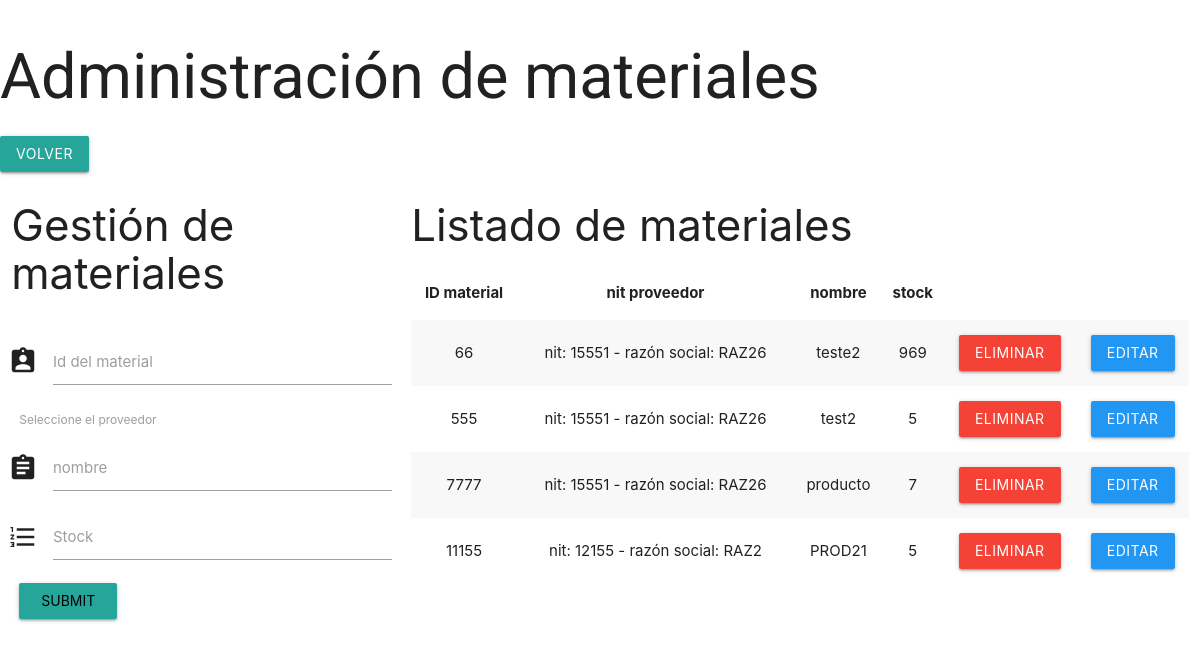
Screenshot of /materiales_admin (signed in) with the database file from the repository.
### crud/models.py (models this page shows, shortened)
class Material(models.Model):
    mat_id = models.AutoField(primary_key= True)
    mat_prov_id = models.ForeignKey(Proveedor, on_delete = models.CASCADE)
    stock = models.IntegerField()
    nombre = models.CharField("Nombre del material ", max_length = 50)
    class Meta:
        verbose_name = "Material"
        verbose_name_plural = "Materiales"

class Proveedor(models.Model):
    prov_nit = models.BigIntegerField(primary_key = True)
    prov_razon_social = models.CharField("Razón social del proveedor", max_length = 50)
    prov_telefono = models.BigIntegerField("Teléfono del proveedor")
    class Meta:
        verbose_name = "Proveedor"
        verbose_name_plural = "Proveedores"
    def __str__(self) -> str:
        texto = "nit: {0} - razón social: {1}"
        return texto.format(self.prov_nit, self.prov_razon_social)

### crud/views.py (the view)
# urls.py: path('materiales_admin', views.materiales_admin, name="materiales_admin"),
@login_required
def materiales_admin(request):
    if request.user.has_perm('crud.view_material'):
        if request.user.is_authenticated:
            materiales = Material.objects.all()
            proveedores = Proveedor.objects.all()
            return render(request, "admin_dash/materiales_admin.html", {"materiales_en_db": materiales,
                                                                        "proveedores_en_db": proveedores,
                                                                        "permisos_creacion": request.user.has_perm('crud.add_material'),
                                                                        "permisos_edicion": request.user.has_perm('crud.change_material'),
                                                                        "permisos_eliminacion": request.user.has_perm('crud.delete_material')})
        else:
            return render(request, "admin_dash/index.html")
    else:
        messages.error(request, "Usted no tiene los permisos suficientes para desarrollar esta acción")
        return render(request, "main_dash/main.html")

### templates/admin_dash/materiales_admin.html (shortened to what this page needs)
{% load static%}
<!DOCTYPE html>
<html lang="es">
<head>
    <link rel="stylesheet" type="text/css" href='{%static "\styles\PROVEEDORES/prov.css"%}'>
    <link rel="stylesheet" href="https://cdnjs.cloudflare.com/ajax/libs/materialize/1.0.0/css/materialize.min.css">
</head>
<body>
    <h1>Administración de materiales</h1>
    <button class="waves-effect waves-light btn"><a href="/admin_dash">Volver</a></button>
    <div class="row">
        <div class="col s4">
            <h3>Gestión de materiales</h3>
            <div>
                <form action="/insert_new_mat" method="POST">
                    <div class="row input-field">
                        <i class="material-icons prefix">assignment_ind</i>
                        <input id="mat_id" type="number" name="mat_id" class="validate" required>
                        <label for="mat_id">Id del material</label>
                    </div>
                    <div>
                        <label>Seleccione el proveedor</label>
                    </div>
                    <div class="row input-field">
                        <i class="material-icons prefix">assignment</i>
                        <input id="nombre" type="text" name="nombre" class="validate" required>
                        <label for="nombre">nombre</label>
                    </div>
                    <div class="row input-field">
                        <i class="material-icons prefix">format_list_numbered</i>
                        <input id="stock" type="number" name="stock" class="validate" required>
                        <label for="stock">Stock</label>
                    </div>
                    {% if permisos_creacion %}
                    <button class="waves-effect waves-light btn"><input type="submit"></button>
                    {% else %}
                    <button class="waves-effect waves-light btn" disabled><input type="submit"></button>
                    {% endif %}
                </form>
            </div>
        </div>
        <div class="col s8">
            <table class="striped centered responsive-table">
                <h3>Listado de materiales</h3>
                <thead>
                    <tr>
                        <th>ID material</th>
                        <th>nit proveedor</th>
                        <th>nombre</th>
                        <th>stock</th>
                    </tr>
                </thead>
                <tbody>
                    {%for materiales in materiales_en_db%}
                    <tr>
                        <td>{{materiales.mat_id}}</td>
                        <td>{{materiales.mat_prov_id}}</td>
                        <td>{{materiales.nombre}}</td>
                        <td>{{materiales.stock}}</td>
                        {% if permisos_eliminacion%}
                        <td><button class="waves-effect waves-light red btn"><a href="/eliminar_materiales/{{materiales.mat_id}}">Eliminar</a></button></td>
                        {% else %}
                        <td><button class="waves-effect waves-light red btn" disabled><a href="">Eliminar</a></button></td>
                        {% endif %}
                        {% if permisos_edicion %}
                        <td><button class="waves-effect waves-light blue btn"><a href="/materiales_update/{{materiales.mat_id}}">Editar</a></button></td>
                        {% else %}
                        <td><button class="waves-effect waves-light blue btn" disabled><a href="">Editar</a></button></td>
                        {% endif %}
                    </tr>
                    {% endfor %}
                </tbody>
            </table>
        </div>
    </div>
</body>

### static/styles/PROVEEDORES/prov.css (style rules this page uses)
h1 { font-family: Roboto; font-size: medium; }
form { padding: 8px; }
button > a { color: white; }

### rows the page displays
Material: mat_id "66", mat_prov_id "nit: 15551 - razón social: RAZ26", nombre "teste2", stock "969"
Material: mat_id "555", mat_prov_id "nit: 15551 - razón social: RAZ26", nombre "test2", stock "5"
Material: mat_id "7777", mat_prov_id "nit: 15551 - razón social: RAZ26", nombre "producto", stock "7"
Material: mat_id "11155", mat_prov_id "nit: 12155 - razón social: RAZ2", nombre "PROD21", stock "5"
